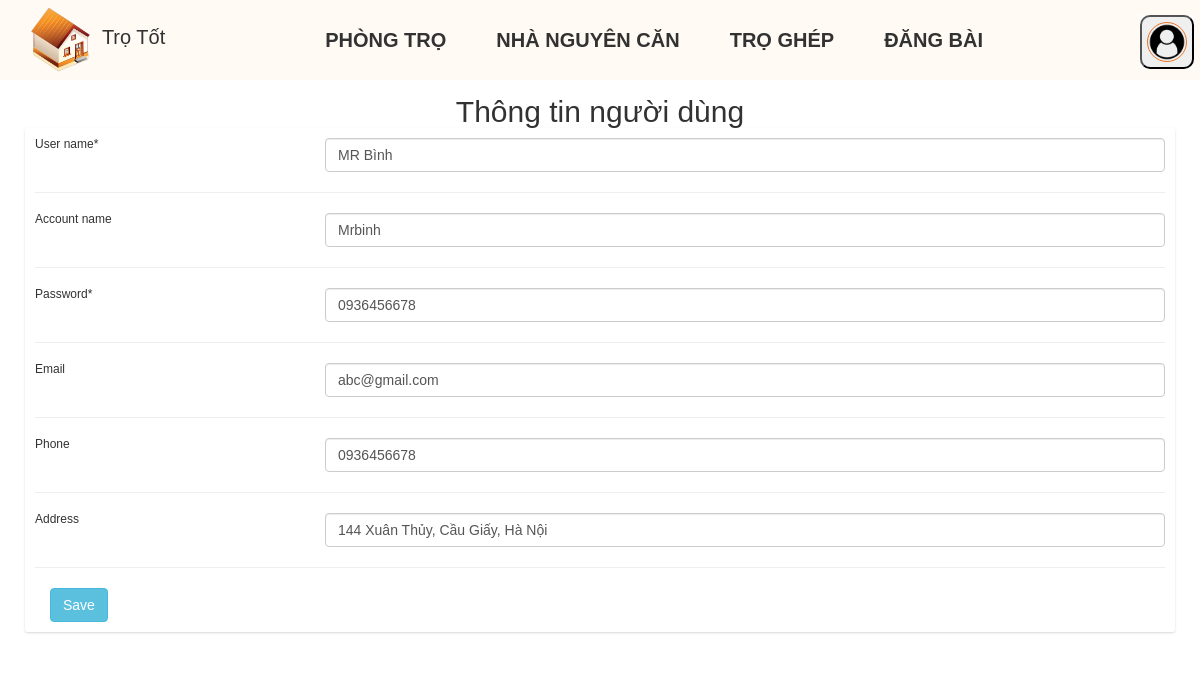
Page /user_info_edit.php?user_id=1 on the committed database.
### tables this page shows
CREATE TABLE `users` (
  `user_id` int(12) NOT NULL,
  `User_name` varchar(50) NOT NULL,
  `account_name` varchar(50) NOT NULL,
  `password` text NOT NULL,
  `email` varchar(50) NOT NULL,
  `tel` text NOT NULL,
  `address` text NOT NULL,
  `permission` varchar(50) DEFAULT NULL
);

### user_info_edit.php (the view, shortened to what this page needs)
<!DOCTYPE html>
<html>
<head>
    <link rel="stylesheet" href="https://cdnjs.cloudflare.com/ajax/libs/font-awesome/4.7.0/css/font-awesome.min.css">
    <link rel="stylesheet" href="https://maxcdn.bootstrapcdn.com/bootstrap/3.4.1/css/bootstrap.min.css">
    <link rel="stylesheet" href="css/trangchu.css">
    <link rel="stylesheet" href="css/header.css">
    <link rel="stylesheet" href="owlcarousel/owl.carousel.min.css">
    <link rel="stylesheet" href="owlcarousel/owl.theme.default.min.css">
</head>
<body>
    <?php
      include 'header.php';
      $conn = new mysqli("localhost", "root", "", "room_rent");
        $user_id = $_GET['user_id'];
        $sql = "SELECT * FROM users WHERE user_id = $user_id";
        $result = $conn->query($sql);
        $row = $result->fetch_assoc();
        $user_name = $row["User_name"];
        $account_name = $row["account_name"];
        $password = $row["password"];
        $email = $row["email"];
        $tel = $row["tel"];
        $address = $row["address"];
    ?>
    <div class="container">
        <div class="main-body">
        <h2 class="text-center">Thông tin người dùng</h2>
            <form class="card" action="user_info_update.php?user_id=<?php echo $user_id?>" method="post">
                <div class="card-body">
                  <div class="row">
                    <div class="col-sm-3">
                      <h6 class="mb-0">User name*</h6>
                    </div>
                    <div class="col-sm-9 text-secondary">
                    <input type="text"
                           name="name"
                           class="form-control"
                           value="<?php echo $user_name; ?>">
                    </div>
                  </div>
                  <hr>
                  <div class="row">
                    <div class="col-sm-3">
                      <h6 class="mb-0">Account name</h6>
                    </div>
                    <div class="col-sm-9 text-secondary">
                    <input type="text"
                           name="account_name"
                           class="form-control"
                           value="<?php echo $account_name; ?>">
                    </div>
                  </div>
                  <hr>
                  <div class="row">
                    <div class="col-sm-3">
                      <h6 class="mb-0">Password*</h6>
                    </div>
                    <div class="col-sm-9 text-secondary">
                    <input type="text"
                           name="password"
                           class="form-control"
                           value="<?php echo $password; ?>">
                    </div>
                  </div>
                  <hr>
                  <div class="row">
                    <div class="col-sm-3">
                      <h6 class="mb-0">Email</h6>
                    </div>
                    <div class="col-sm-9 text-secondary">
                    <input type="text"
                           name="email"
                           class="form-control"
                           value="<?php echo $email; ?>">
                    </div>
                  </div>
                  <hr>
                  <div class="row">
                    <div class="col-sm-3">
                      <h6 class="mb-0">Phone</h6>
                    </div>
                    <div class="col-sm-9 text-secondary">
                    <input type="text"
                           name="phone"
                           class="form-control"
                           value="<?php echo $tel; ?>">
                    </div>
                  </div>
                  <hr>
                  <div class="row">
                    <div class="col-sm-3">
                      <h6 class="mb-0">Address</h6>
                    </div>
                    <div class="col-sm-9 text-secondary">
                    <input type="text"
                           name="address"
                           class="form-control"
                           value="<?php echo $address; ?>">
                    </div>
                  </div>
                  <hr>
                    <div class="col-sm-12">
                    <button name="dangnhap" type="submit" class="btn btn-info ">
                         Save
                    </button>
                    </div>
            </div>
        </div>
    </div>
</body>
</html>

### css/trangchu.css (style rules this page uses)
*, *:before, *:after { box-sizing: border-box; -webkit-box-sizing: border-box; -moz-box-sizing: border-box; -o-box-sizing: border-box; }
body { height: 100%; margin: 0; padding: 0; -webkit-text-size-adjust: none; position: relative; line-height: 1.4; color: #323232; font-size: 14px; font-weight: 400; font-family: 'Be Vietnam Pro', sans-serif; text-decoration: none; }
.container { width: 100%; max-width: 1200px; height: 100%; margin: 0 auto; padding: 0 10px; position: relative; }
html, body, div, span, applet, object, iframe, h1, h2, h3, h4, h5, h6, p, blockquote, pre, a, abbr, acronym, address, big, cite, code, del, dfn, em, font, img, ins, kbd, q, s, samp, small, strike, strong, sub, sup, tt, var, b, u, i, center, dl, dt, dd, ol, ul, li, fieldset, form, label, legend, table, caption, tbody, tfoot, thead, tr, th, td, article, aside, canvas, details, embed, figure, figcaption, footer, header, hgroup, menu, nav, output, ruby, section, summary, time, mark, audio, video { margin: 0; padding: 0; border: 0; outline: 0; }
.wrapper, .container { width: 100%; max-width: 1200px; height: 100%; margin: 0 auto; padding: 0 10px; position: relative; }
.container:before, .container:after { display: table; line-height: 0; content: ""; }
button { border-radius: 10px; }

### user_info_edit.php (style rules this page uses)
.main-body { padding: 15px; }
.card { box-shadow: 0 1px 3px 0 rgba(0,0,0,.1), 0 1px 2px 0 rgba(0,0,0,.06); }
.card { position: relative; display: flex; flex-direction: column; min-width: 0; word-wrap: break-word; background-color: #fff; background-clip: border-box; border: 0 solid rgba(0,0,0,.125); border-radius: .25rem; }
.card-body { flex: 1 1 auto; min-height: 1px; padding: 1rem; }

### rows in the picture
users: name "MR Bình", account_name "Mrbinh", password "0936456678", email "abc@gmail.com", phone "0936456678", address "144 Xuân Thủy, Cầu Giấy, Hà Nội"
